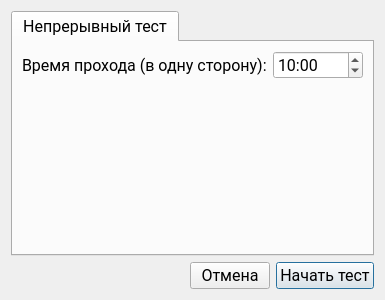
<?xml version="1.0" encoding="UTF-8"?>
<ui version="4.0">
 <class>MainTestSettings</class>
 <widget class="QDialog" name="MainTestSettings">
  <property name="geometry">
   <rect>
    <x>0</x>
    <y>0</y>
    <width>385</width>
    <height>300</height>
   </rect>
  </property>
  <property name="font">
   <font>
    <family>Roboto</family>
    <pointsize>12</pointsize>
   </font>
  </property>
  <property name="windowTitle">
   <string>Параметры тестирования</string>
  </property>
  <layout class="QVBoxLayout" name="verticalLayout_2">
   <item>
    <widget class="QTabWidget" name="tabWidget">
     <property name="font">
      <font>
       <family>Roboto</family>
       <pointsize>12</pointsize>
      </font>
     </property>
     <property name="currentIndex">
      <number>0</number>
     </property>
     <widget class="QWidget" name="tab">
      <attribute name="title">
       <string>Непрерывный тест</string>
      </attribute>
      <layout class="QVBoxLayout" name="verticalLayout">
       <item>
        <layout class="QFormLayout" name="formLayout_2">
         <item row="0" column="0">
          <widget class="QLabel" name="label">
           <property name="text">
            <string>Время прохода (в одну сторону):</string>
           </property>
          </widget>
         </item>
         <item row="0" column="1">
          <widget class="QTimeEdit" name="timeEdit">
           <property name="minimumDateTime">
            <datetime>
             <hour>0</hour>
             <minute>3</minute>
             <second>0</second>
             <year>2000</year>
             <month>1</month>
             <day>1</day>
            </datetime>
           </property>
           <property name="maximumTime">
            <time>
             <hour>0</hour>
             <minute>15</minute>
             <second>0</second>
            </time>
           </property>
           <property name="minimumTime">
            <time>
             <hour>0</hour>
             <minute>3</minute>
             <second>0</second>
            </time>
           </property>
           <property name="displayFormat">
            <string>mm:ss</string>
           </property>
           <property name="time">
            <time>
             <hour>0</hour>
             <minute>10</minute>
             <second>0</second>
            </time>
           </property>
          </widget>
         </item>
         <item row="1" column="0">
          <spacer name="verticalSpacer">
           <property name="orientation">
            <enum>Qt::Orientation::Vertical</enum>
           </property>
           <property name="sizeHint" stdset="0">
            <size>
             <width>20</width>
             <height>40</height>
            </size>
           </property>
          </spacer>
         </item>
        </layout>
       </item>
      </layout>
     </widget>
    </widget>
   </item>
   <item>
    <layout class="QHBoxLayout" name="horizontalLayout_2">
     <item>
      <spacer name="horizontalSpacer">
       <property name="orientation">
        <enum>Qt::Orientation::Horizontal</enum>
       </property>
       <property name="sizeHint" stdset="0">
        <size>
         <width>40</width>
         <height>20</height>
        </size>
       </property>
      </spacer>
     </item>
     <item>
      <widget class="QPushButton" name="pushButton_cancel">
       <property name="text">
        <string>Отмена</string>
       </property>
       <property name="flat">
        <bool>false</bool>
       </property>
      </widget>
     </item>
     <item>
      <widget class="QPushButton" name="pushButton_start">
       <property name="text">
        <string>Начать тест</string>
       </property>
       <property name="default">
        <bool>true</bool>
       </property>
      </widget>
     </item>
    </layout>
   </item>
  </layout>
 </widget>
 <tabstops>
  <tabstop>tabWidget</tabstop>
  <tabstop>timeEdit</tabstop>
  <tabstop>pushButton_cancel</tabstop>
  <tabstop>pushButton_start</tabstop>
 </tabstops>
 <resources/>
 <connections>
  <connection>
   <sender>pushButton_start</sender>
   <signal>clicked()</signal>
   <receiver>MainTestSettings</receiver>
   <slot>accept()</slot>
   <hints>
    <hint type="sourcelabel">
     <x>374</x>
     <y>289</y>
    </hint>
    <hint type="destinationlabel">
     <x>194</x>
     <y>266</y>
    </hint>
   </hints>
  </connection>
  <connection>
   <sender>pushButton_cancel</sender>
   <signal>clicked()</signal>
   <receiver>MainTestSettings</receiver>
   <slot>reject()</slot>
   <hints>
    <hint type="sourcelabel">
     <x>267</x>
     <y>281</y>
    </hint>
    <hint type="destinationlabel">
     <x>90</x>
     <y>271</y>
    </hint>
   </hints>
  </connection>
 </connections>
</ui>
